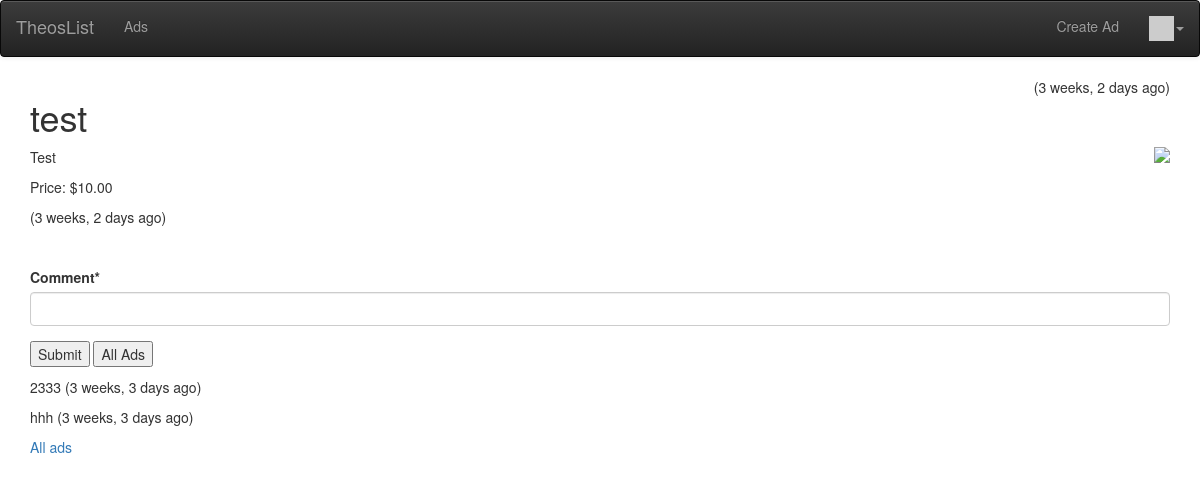
The app's page /ad/5 (signed in) with its own data.
### ads/models.py (models this page shows, shortened)
class Ad(models.Model) :
    title = models.CharField(
            max_length=200,
            validators=[MinLengthValidator(2, "Title must be greater than 2 characters")]
    )
    price = models.DecimalField(max_digits=7, decimal_places=2, null=True)
    text = models.TextField()
    owner = models.ForeignKey(settings.AUTH_USER_MODEL, on_delete=models.CASCADE)
    comments = models.ManyToManyField(settings.AUTH_USER_MODEL,
        through='Comment', related_name='comments_owned')
    picture = models.BinaryField(null=True, editable=True)
    content_type = models.CharField(max_length=256, null=True, help_text='The MIMEType of the file')
    created_at = models.DateTimeField(auto_now_add=True)
    updated_at = models.DateTimeField(auto_now=True)
    favorites = models.ManyToManyField(settings.AUTH_USER_MODEL,
        through='Fav', related_name='favorite_ads')

class Comment(models.Model) :
    text = models.TextField(
        validators=[MinLengthValidator(3, "Comment must be greater than 3 characters")]
    )
    ad = models.ForeignKey(Ad, on_delete=models.CASCADE)
    owner = models.ForeignKey(settings.AUTH_USER_MODEL, on_delete=models.CASCADE)
    created_at = models.DateTimeField(auto_now_add=True)
    updated_at = models.DateTimeField(auto_now=True)

### ads/views.py (the view)
# urls.py: path('ad/<int:pk>', views.AdDetailView.as_view(), name='ad_detail'),
class AdDetailView(OwnerDetailView):
    model = Ad
    template_name = "ads/ad_detail.html"
    def get(self, request, pk) :
        ad = Ad.objects.get(id=pk)
        comments = Comment.objects.filter(ad=ad).order_by('-updated_at')
        comment_form = CommentForm()
        context = { 'ad' : ad, 'comments': comments, 'comment_form': comment_form }
        return render(request, self.template_name, context)

### ads/forms.py
class CommentForm(forms.Form):
    comment = forms.CharField(required=True, max_length=500, min_length=3, strip=True)

### home/context_processors.py (called while the page is built)
def settings(request):
    return {
        'settings': django_settings,
    }

### home/templatetags/app_tags.py (called while the page is built)
@register.filter(name='gravatar')
def gravatar(user, size=35):
    email = str(user.email.strip().lower()).encode('utf-8')
    email_hash = md5(email).hexdigest()
    url = "//www.gravatar.com/avatar/{0}?s={1}&d=identicon&r=PG"
    return url.format(email_hash, size)

### ads/templates/ads/ad_detail.html (shortened to what this page needs)
{% extends "base_menu.html" %}
{% load crispy_forms_tags %}
{% load humanize %}
{% block content %}
<span style="float: right;">
({{ ad.updated_at|naturaltime }})
</span>
<h1>{{ ad.title }}</h1>
{% if ad.content_type %}
<img style="float:right; max-width:50%;" src="{% url 'ads:ad_picture' ad.id %}">
{% endif %}
<p>
{{ ad.text }}
</p>
<p>
Price: ${{ ad.price }}
</p>
<p>
({{ ad.updated_at|naturaltime }})
</p>
{% if user.is_authenticated %}
<br clear="all"/>
<p>
<form method="post" action="{% url 'ads:ad_comment_create' ad.id %}">
    {{ comment_form|crispy }}
<input type="submit" value="Submit">
<input type="submit" value="All Ads" onclick="window.location.href='{% url 'ads:all' %}';return false;">
</form>
</p>
{% endif %}
{% for comment in comments %}
<p> {{ comment.text }}
({{ comment.updated_at|naturaltime }})
</p>
{% endfor %}
<p>
<a href="{% url 'ads:all' %}">All ads</a>
</p>
{% endblock %}

### records on screen
Ad: updated_at "3 weeks, 2 days ago", title "test", text "Test", price "10.00"
Comment: text "2333", updated_at "3 weeks, 3 days ago"
Comment: text "hhh", updated_at "3 weeks, 3 days ago"

### other values on screen
{{ settings.APP_NAME }} "TheosList"
